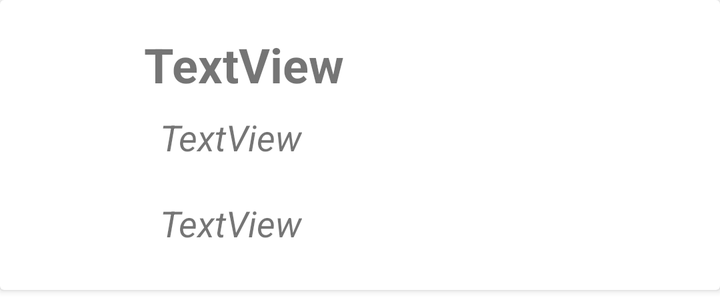
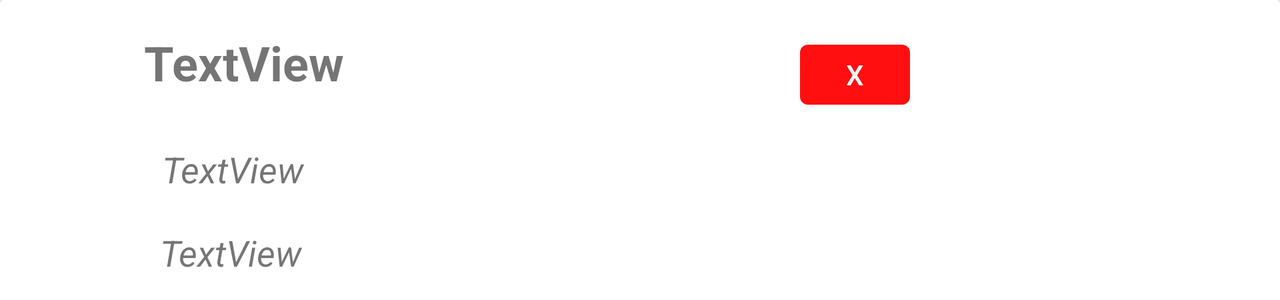

First picture: res/layout/ on a phone held upright. Second picture: the repository's own variant of that layout, on a device whose configuration matches the variant's folder. Source for both follows.
<!-- AndroidManifest.xml: application theme Theme.Kotlin2 -->
<!-- res/layout/recyclerview_contact.xml -->
<?xml version="1.0" encoding="utf-8"?>
<LinearLayout xmlns:android="http://schemas.android.com/apk/res/android"
    xmlns:tools="http://schemas.android.com/tools"
    xmlns:app="http://schemas.android.com/apk/res-auto"
    android:orientation="vertical"

    android:layout_width="match_parent"
    android:layout_height="150dp">
    <androidx.cardview.widget.CardView
        android:id="@+id/cardView"
        android:layout_width="match_parent"
        android:layout_height="145dp"
        android:background="@color/white"
        android:foreground="?android:attr/selectableItemBackground">

        <androidx.constraintlayout.widget.ConstraintLayout
            android:layout_width="match_parent"
            android:layout_height="match_parent">


            <TextView
                android:id="@+id/textView"
                android:layout_width="wrap_content"
                android:layout_height="wrap_content"
                android:layout_marginStart="16dp"
                android:layout_marginLeft="16dp"
                android:layout_marginTop="16dp"
                android:text="TextView"
                android:textSize="24sp"
                android:textStyle="bold"
                app:layout_constraintStart_toEndOf="@+id/iconClient"
                app:layout_constraintTop_toTopOf="parent" />

            <ImageView
                android:id="@+id/iconClient"
                android:layout_width="40dp"
                android:layout_height="40dp"
                android:layout_marginLeft="16dp"
                android:layout_marginStart="16dp"
                app:layout_constraintBottom_toBottomOf="parent"
                app:layout_constraintStart_toStartOf="parent"
                app:layout_constraintTop_toTopOf="parent"
                app:layout_constraintVertical_bias="0.114"
                tools:srcCompat="@drawable/ic_launcher_foreground" />

            <TextView
                android:id="@+id/textView2"
                android:layout_width="wrap_content"
                android:layout_height="wrap_content"
                android:layout_marginStart="24dp"
                android:layout_marginLeft="24dp"
                android:layout_marginTop="8dp"
                android:text="TextView"
                android:textSize="18sp"
                android:textStyle="italic"
                app:layout_constraintStart_toEndOf="@+id/iconClient"
                app:layout_constraintTop_toBottomOf="@+id/textView" />

            <TextView
                android:id="@+id/textView3"
                android:layout_width="wrap_content"
                android:layout_height="wrap_content"
                android:layout_marginStart="24dp"
                android:layout_marginLeft="24dp"
                android:text="TextView"
                android:textSize="18sp"
                android:textStyle="italic"
                app:layout_constraintBottom_toBottomOf="parent"
                app:layout_constraintStart_toEndOf="@+id/iconClient"
                app:layout_constraintTop_toBottomOf="@+id/textView2"
                app:layout_constraintVertical_bias="0.466" />

            <Button
                android:id="@+id/btn_deleteContact"
                android:layout_width="55dp"
                android:layout_height="42dp"
                android:layout_marginLeft="796dp"
                android:layout_marginStart="796dp"
                android:text="X"
                app:backgroundTint="#FF0F0F"
                app:layout_constraintBottom_toBottomOf="parent"
                app:layout_constraintStart_toStartOf="parent"
                app:layout_constraintTop_toTopOf="parent"
                app:layout_constraintVertical_bias="0.097" />

        </androidx.constraintlayout.widget.ConstraintLayout>
    </androidx.cardview.widget.CardView>
</LinearLayout>
<!-- resources referenced by this layout -->
<resources>
  <color name="white">#FFFFFFFF</color>
  <style name="Theme.Kotlin2" parent="Theme.MaterialComponents.DayNight.NoActionBar">
          
          <item name="colorPrimary">@color/green_800</item>
          <item name="colorPrimaryVariant">@color/green_500</item>
          <item name="colorOnPrimary">@color/white</item>
          
          <item name="colorSecondary">@color/green_500</item>
          <item name="colorSecondaryVariant">@color/green_500</item>
          <item name="colorOnSecondary">@color/black</item>
  
          
          <item name="android:statusBarColor" tools:targetApi="l">?attr/colorPrimaryVariant</item>
          
  
          
          <item name="android:windowActionBar">false</item>
          <item name="android:windowNoTitle">true</item>
      </style>
  <color name="green_800">#2E7D32</color>
  <color name="green_500">#4CAF50</color>
  <color name="black">#FF000000</color>
</resources>
<!-- res/layout-land/recyclerview_contact.xml (the repository's variant of the layout above) -->
<!-- drawn on the phone turned sideways -->
<?xml version="1.0" encoding="utf-8"?>
<LinearLayout xmlns:android="http://schemas.android.com/apk/res/android"
    xmlns:tools="http://schemas.android.com/tools"
    xmlns:app="http://schemas.android.com/apk/res-auto"
    android:orientation="vertical"

    android:layout_width="match_parent"
    android:layout_height="150dp">

    <androidx.cardview.widget.CardView
        android:id="@+id/cardView"
        android:layout_width="match_parent"
        android:layout_height="212dp"
        android:background="@color/white"
        android:foreground="?android:attr/selectableItemBackground">

        <androidx.constraintlayout.widget.ConstraintLayout
            android:layout_width="match_parent"
            android:layout_height="match_parent">


            <TextView
                android:id="@+id/textView"
                android:layout_width="wrap_content"
                android:layout_height="wrap_content"
                android:layout_marginStart="16dp"
                android:layout_marginLeft="16dp"
                android:layout_marginTop="15dp"
                android:text="TextView"
                android:textSize="24sp"
                android:textStyle="bold"
                app:layout_constraintStart_toEndOf="@+id/iconPhone"
                app:layout_constraintTop_toTopOf="parent" />


            <ImageView
                android:id="@+id/iconPhone"
                android:layout_width="40dp"
                android:layout_height="30dp"
                android:layout_marginStart="16dp"
                android:layout_marginLeft="16dp"
                android:layout_marginTop="25dp"
                app:layout_constraintStart_toStartOf="parent"
                app:layout_constraintTop_toBottomOf="@+id/iconUser"
                tools:srcCompat="@drawable/ic_launcher_foreground" />

            <ImageView
                android:id="@+id/iconUser"
                android:layout_width="40dp"
                android:layout_height="30dp"
                android:layout_marginStart="16dp"
                android:layout_marginLeft="16dp"
                android:layout_marginTop="15dp"
                app:layout_constraintStart_toStartOf="parent"
                app:layout_constraintTop_toTopOf="parent"
                tools:srcCompat="@drawable/ic_user" />

            <ImageView
                android:id="@+id/iconEmail"
                android:layout_width="40dp"
                android:layout_height="30dp"
                android:layout_marginStart="16dp"
                android:layout_marginLeft="16dp"
                android:layout_marginTop="10dp"
                app:layout_constraintStart_toStartOf="parent"
                app:layout_constraintTop_toBottomOf="@+id/iconPhone"
                tools:srcCompat="@drawable/ic_launcher_foreground" />

            <TextView
                android:id="@+id/textView2"
                android:layout_width="wrap_content"
                android:layout_height="wrap_content"
                android:layout_marginStart="25dp"
                android:layout_marginLeft="25dp"
                android:layout_marginTop="25dp"
                android:layout_marginBottom="63dp"
                android:text="TextView"
                android:textSize="18sp"
                android:textStyle="italic"
                app:layout_constraintBottom_toBottomOf="parent"
                app:layout_constraintStart_toEndOf="@+id/iconPhone"
                app:layout_constraintTop_toBottomOf="@+id/textView"
                app:layout_constraintVertical_bias="0.0" />

            <TextView
                android:id="@+id/textView3"
                android:layout_width="wrap_content"
                android:layout_height="wrap_content"
                android:layout_marginStart="24dp"
                android:layout_marginLeft="24dp"
                android:layout_marginTop="105dp"
                android:layout_marginBottom="48dp"
                android:text="TextView"
                android:textSize="18sp"
                android:textStyle="italic"
                app:layout_constraintBottom_toBottomOf="parent"
                app:layout_constraintStart_toEndOf="@+id/iconEmail"
                app:layout_constraintTop_toTopOf="parent"
                app:layout_constraintVertical_bias="0.264" />

            <Button
                android:id="@+id/btn_deleteContact"
                android:layout_width="55dp"
                android:layout_height="42dp"
                android:layout_marginStart="400dp"
                android:layout_marginLeft="400dp"
                android:text="X"
                app:backgroundTint="#FF0F0F"
                app:layout_constraintBottom_toBottomOf="parent"
                app:layout_constraintStart_toStartOf="parent"
                app:layout_constraintTop_toTopOf="parent"
                app:layout_constraintVertical_bias="0.097" />

        </androidx.constraintlayout.widget.ConstraintLayout>
    </androidx.cardview.widget.CardView>
</LinearLayout>
